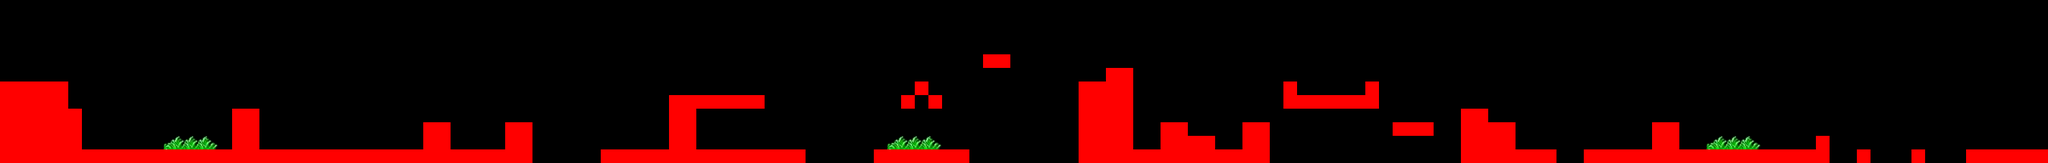

The image is a tile-based game level rendered from a .tmx file. Its description and source (layers, tilesets, objects; grid data summarised) follow:
An orthogonal 150x12 tile map with 20x20 px tiles, 2 tile layers (BaseLayer, moveLayer).

<map version="1.0" orientation="orthogonal" width="150" height="12" tilewidth="20" tileheight="20">
 <tileset firstgid="1" name="level1" tilewidth="20" tileheight="20">
  <image source="level1.png" width="160" height="120" />
  <tile id="0">
   <properties>
    <property name="move" value="0" />
   </properties>
  </tile>
  <tile id="1">
   <properties>
    <property name="move" value="0" />
   </properties>
  </tile>
  <tile id="2">
   <properties>
    <property name="move" value="0" />
   </properties>
  </tile>
  <tile id="3">
   <properties>
    <property name="move" value="0" />
   </properties>
  </tile>
  <tile id="4">
   <properties>
    <property name="move" value="0" />
   </properties>
  </tile>
  <tile id="5">
   <properties>
    <property name="move" value="0" />
   </properties>
  </tile>
  <tile id="35">
   <properties>
    <property name="move" value="0" />
   </properties>
  </tile>
  <tile id="40">
   <properties>
    <property name="move" value="0" />
   </properties>
  </tile>
  <tile id="44">
   <properties>
    <property name="move" value="0" />
   </properties>
  </tile>
  <tile id="46">
   <properties>
    <property name="move" value="0" />
   </properties>
  </tile>
 </tileset>
 <layer name="BaseLayer" width="150" height="12">
  <data>[1800 cells, 241 non-empty, 46 distinct tile ids]</data>
 </layer>
 <layer name="moveLayer" width="150" height="12">
  <data>[1800 cells, 227 non-empty, 1 distinct tile ids]</data>
 </layer>
</map>